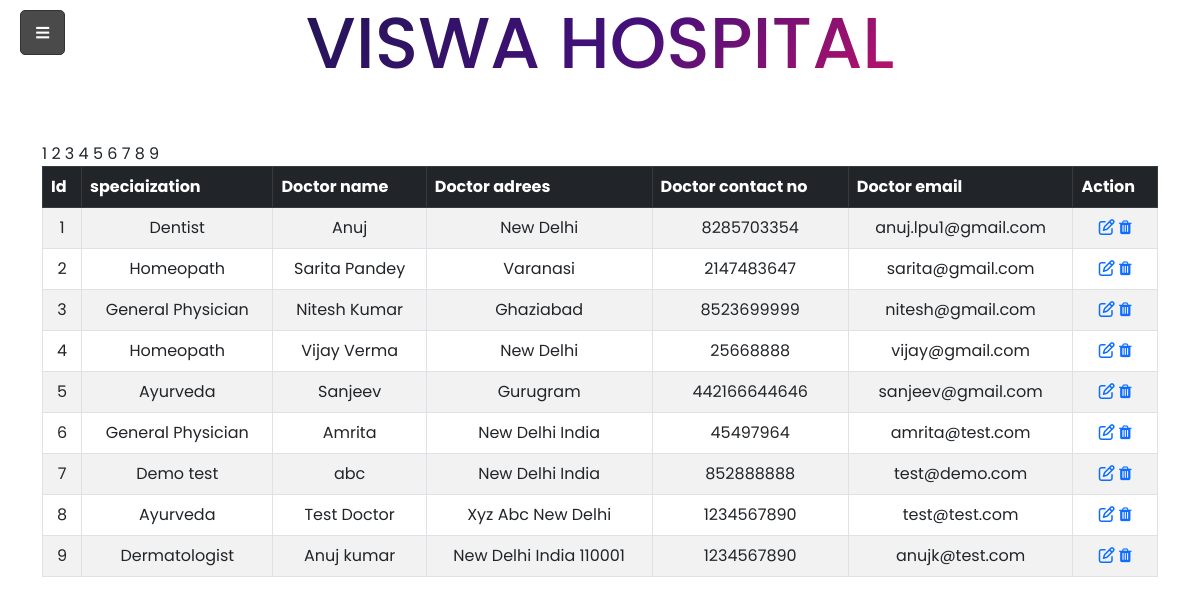
The page /doctors.php (signed in) on the database its author committed.
### tables this page shows
CREATE TABLE `doctors` (
  `id` int(11) NOT NULL,
  `specilization` varchar(255) DEFAULT NULL,
  `doctorName` varchar(255) DEFAULT NULL,
  `address` longtext DEFAULT NULL,
  `docFees` varchar(255) DEFAULT NULL,
  `contactno` bigint(11) DEFAULT NULL,
  `docEmail` varchar(255) DEFAULT NULL,
  `password` varchar(255) DEFAULT NULL,
  `creationDate` timestamp NULL DEFAULT current_timestamp(),
  `updationDate` timestamp NULL DEFAULT NULL ON UPDATE current_timestamp()
);

### doctors.php (the view, shortened to what this page needs)
<?php
include('sidenav.php');
include("connect.php");
   if(!isset($_SESSION['user']))
   {
        header('location:index.php');
   }
   else{
?>
<!doctype html>
<html lang="en">
  <head>
    <link href="https://cdn.jsdelivr.net/npm/bootstrap@5.2.2/dist/css/bootstrap.min.css" rel="stylesheet">
    <link rel="stylesheet" href="https://cdnjs.cloudflare.com/ajax/libs/font-awesome/4.7.0/css/font-awesome.min.css">
  </head>
  <body  >
    <div class="container">
    <center><h1 class="animate-charcter"> Viswa Hospital</h1></center>
           <div class="my-5">
                                      <table class="table table-hover table-bordered table-striped">
                                                        <thead>
                                                          <tr class="table-dark">
                                                            <th scope="col">Id</th>
                                                            <th scope="col">speciaization</th>
                                                            <th scope="col">Doctor name</th>
                                                            <th scope="col">Doctor adrees</th>
                                                            <th scope="col">Doctor contact no</th>
                                                            <th scope="col">Doctor email</th>
                                                            <th scope="col">Action</th>
                                                          </tr>
                                                        </thead>
                                        <?php
                                            $sql="SELECT *FROM doctors";
                                            $res=mysqli_query($conn,$sql);
                                            $count=1;
                                            $row=mysqli_fetch_assoc($res);
                                           do {
                                           echo   $id=$row['id'];
                                              ?>
                                                <tr class="text-center">
                                                  <td><?php echo $count ?></td>
                                                  <td>  <?php echo $row['specilization'] ?>  </td>
                                                  <td>  <?php echo $row['doctorName'] ?>  </td>
                                                  <td>  <?php echo $row['address'] ?>  </td>
                                                  <td>  <?php echo $row['contactno'] ?>  </td>
                                                  <td>  <?php echo $row['docEmail'] ?>  </td>
                                                  <td>
                                                 <a href="" style="text-decoration:none;"> <i class="fa fa-edit"></i></a>
                                                 <a href="" onclick='deleteuser(<?php $id ?>)'>  <i class="fa fa-trash"></i></a>
                                                  </td>
                                                </tr>
                                            <?php $count++; } while($row=mysqli_fetch_assoc($res));
                                      ?>
                                </table>
                                            </div>
  </div>
  </body>
</html>
<?php } ?>

### sidenav.php (shortened to what this page needs)
<!DOCTYPE html>
<html lang="en">
<head>
	<link rel="stylesheet" href="../project/css/styles.css">
</head>
<body>
<!DOCTYPE html>
<html lang="en" dir="ltr">
   <head>
      <link rel="stylesheet" href="https://cdnjs.cloudflare.com/ajax/libs/font-awesome/5.15.3/css/all.min.css"/>
   </head>
   <body>
      <div class="wrapper">
         <label for="btn" class="menu-btn">
         <i class="fas fa-bars"></i>
         </label>
      </div>
   </body>
</html>
</body>
</html>

### css/styles.css (style rules this page uses)
* { margin: 0; padding: 0; box-sizing: border-box; font-family: 'Poppins', sans-serif; }
.wrapper { height: 100%; width: 300px; position: relative; }
.wrapper .menu-btn { position: absolute; left: 20px; top: 10px; background: #4a4a4a; color: #fff; height: 45px; width: 45px; z-index: 9999; border: 1px solid #333; border-radius: 5px; cursor: pointer; display: flex; align-items: center; justify-content: center; transition: all 0.3s ease; }
.wrapper .menu-btn i { position: absolute; transform: rotate(180deg); font-size: 15px; transition: all 0.3s ease; }

### doctors.php (style rules this page uses)
.animate-charcter { text-transform: uppercase; background-image: linear-gradient( -225deg, #231557 0%, #44107a 29%, #ff1361 67%, #fff800 100% ); background-size: auto auto; background-clip: border-box; background-size: 200% auto; color: #fff; background-clip: text; text-fill-color: transparent; -webkit-background-clip: text; -webkit-text-fill-color: transparent; animation: textclip 2s linear infinite; display: inline-block; font-size:72px; }

### rows shown on the page
doctors: specilization "Dentist", doctorName "Anuj", address "New Delhi", contactno "8285703354", docEmail "anuj.lpu1@gmail.com"
doctors: specilization "Homeopath", doctorName "Sarita Pandey", address "Varanasi", contactno "2147483647", docEmail "sarita@gmail.com"
doctors: specilization "General Physician", doctorName "Nitesh Kumar", address "Ghaziabad", contactno "8523699999", docEmail "nitesh@gmail.com"
doctors: specilization "Homeopath", doctorName "Vijay Verma", address "New Delhi", contactno "25668888", docEmail "vijay@gmail.com"
doctors: specilization "Ayurveda", doctorName "Sanjeev", address "Gurugram", contactno "442166644646", docEmail "sanjeev@gmail.com"
doctors: specilization "General Physician", doctorName "Amrita", address "New Delhi India", contactno "45497964", docEmail "amrita@test.com"
doctors: specilization "Demo test", doctorName "abc", address "New Delhi India", contactno "852888888", docEmail "test@demo.com"
doctors: specilization "Ayurveda", doctorName "Test Doctor", address "Xyz Abc New Delhi", contactno "1234567890", docEmail "test@test.com"
doctors: specilization "Dermatologist", doctorName "Anuj kumar", address "New Delhi India 110001", contactno "1234567890", docEmail "anujk@test.com"
